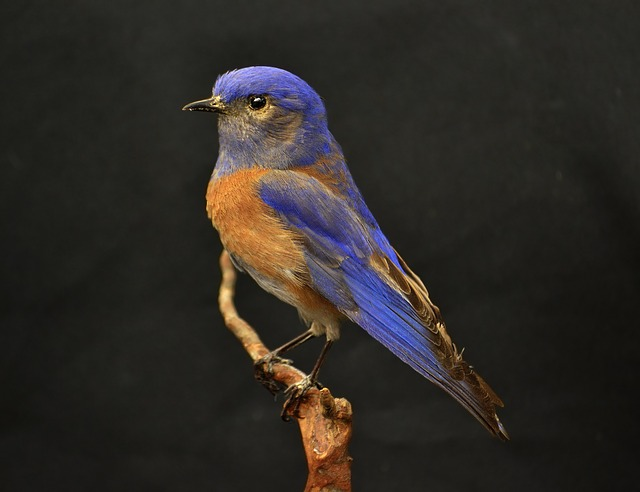
#> input picture assignment1/images/bird.jpg, 640 x 492 px
$ jupyter execute --allow-errors 03_morphological_operations.ipynb
#> lines starting #> are read from the running program, lines starting #| are printed output that depends on the picture; after the words box and inside, x2 and y2 are one past the last pixel; in counts of white or black regions, pixels touching at a corner belong together
[cell 1]
import numpy as np
import cv2
from matplotlib import pyplot as plt

### A) experiments with morph. operations

[cell 2]
I = cv2.imread("images/mask.png")
#> (the rest of this cell did not finish here and is left out)

**Question:** Based on the results, which order of erosion and dilation operations produces opening and which closing?

If I close two elements, I create one big, so at first I have to joint with dilatation and then return back with erosion

If I open two elements, I separete them, so at first I have to separete with erosion and them return back with dilation

### B) clean the bird image

[cell 3]
I = cv2.imread('images/bird.jpg')
#> I is the input picture: shape (492, 640, 3); mean B, G, R 37.6, 42.1, 46.1
I = cv2.cvtColor(I, cv2.COLOR_BGR2RGB)
gray_I = cv2.cvtColor(I,cv2.COLOR_RGB2GRAY)

#TODO through Otsu
treshold = 60
mask = np.ndarray((I.shape[0], I.shape[1], 1))
mask[:,:,0] = np.where(gray_I<treshold, 0, 1)
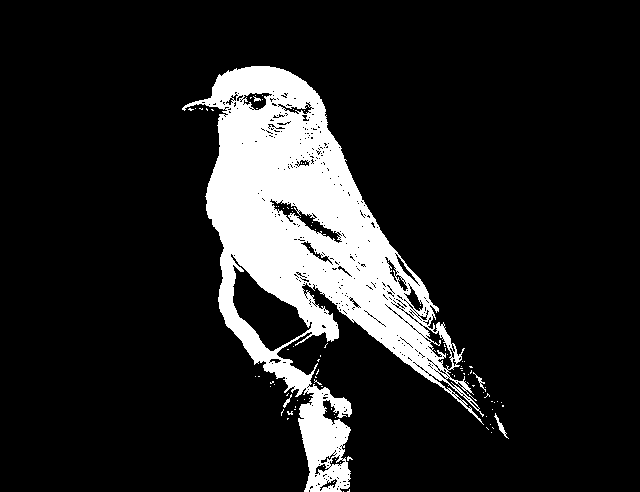
#> mask: shape (492, 640, 1) float64; values 0 (black) and 1 (white), 13.6% white; 96 white regions (91 under 20 px), largest, box (x1, y1, x2, y2) and area: (182, 66, 484, 492) 42375, (494, 413, 509, 439) 80, (473, 372, 486, 392) 48, (283, 394, 292, 408) 35, (253, 96, 261, 102) 22
if False: #Otsu is worse
    treshold, mask = cv2.threshold(gray_I, 0, 255, cv2.THRESH_BINARY + cv2.THRESH_OTSU)
    print(treshold)

# some morphologics
n = 14
kernel = cv2.getStructuringElement(cv2.MORPH_ELLIPSE, (n,n))
closing = cv2.morphologyEx(mask, cv2.MORPH_CLOSE, kernel)
#> closing: shape (492, 640) float64; values 0 (black) and 1 (white), 16% white; 1 white region, box (x1, y1, x2, y2) and area: (183, 67, 509, 492) 50394

plt.imshow(closing, cmap='gray')
plt.show()

### C) immask

[cell 4]
def immask(src, mask):
    output = cv2.bitwise_and(src, src, mask=mask)
    plt.imshow(output)
    plt.show()

### D) eagle mask

[cell 5]
I = cv2.imread('images/eagle.jpg')
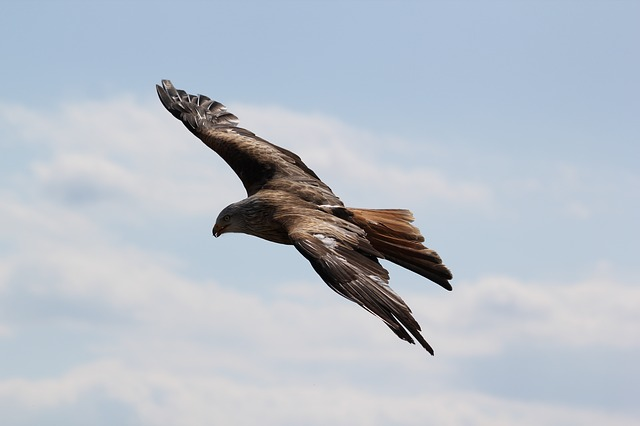
#> input picture assignment1/images/eagle.jpg, 640 x 426 px
#> I is the input picture: shape (426, 640, 3); mean B, G, R 201.2, 190.7, 182.9
I = cv2.cvtColor(I, cv2.COLOR_BGR2RGB)
gray_I = cv2.cvtColor(I,cv2.COLOR_RGB2GRAY)
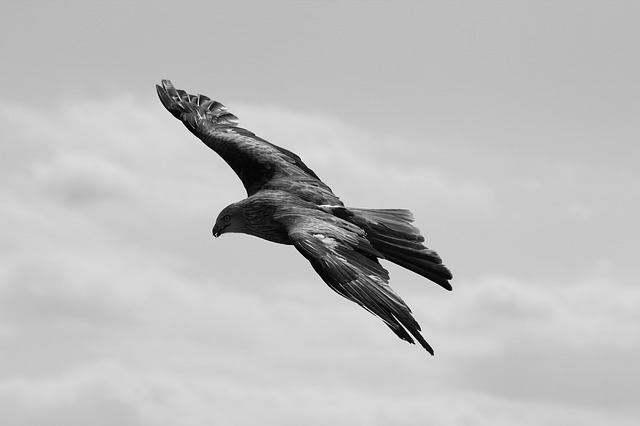
#> gray_I: shape (426, 640); min 0, max 254, mean 189.6

threshold, I_otsu = cv2.threshold(gray_I, 0, 255, cv2.THRESH_BINARY + cv2.THRESH_OTSU)
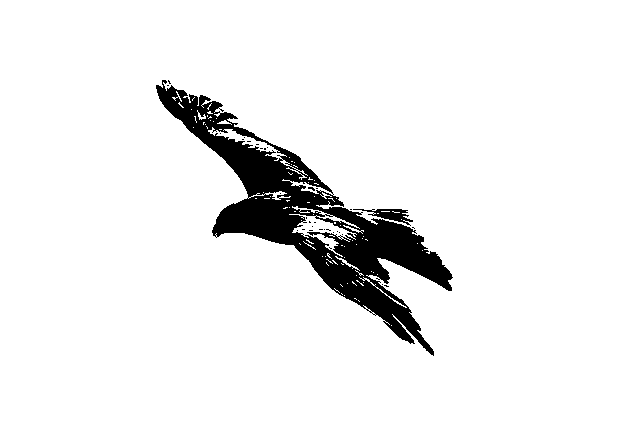
#> I_otsu: shape (426, 640); 93.1% white; 34 black regions (32 under 20 px), largest, box (x1, y1, x2, y2) and area: (156, 80, 453, 356) 18379, (353, 209, 413, 226) 370
#> threshold = 125

n = 10
kernel = cv2.getStructuringElement(cv2.MORPH_ELLIPSE, (n,n))
mask = cv2.morphologyEx(I_otsu, cv2.MORPH_OPEN, kernel)
#> mask: shape (426, 640); 91.8% white; 1 black region, box (x1, y1, x2, y2) and area: (157, 81, 453, 356) 22272
mask = cv2.bitwise_not(mask)

print(f'otsu threshold is: {threshold}')
#| otsu threshold is: 125.0
immask(I,mask)
#> in immask, `output = cv2.bitwise_and(src, src, mask=mask)`:
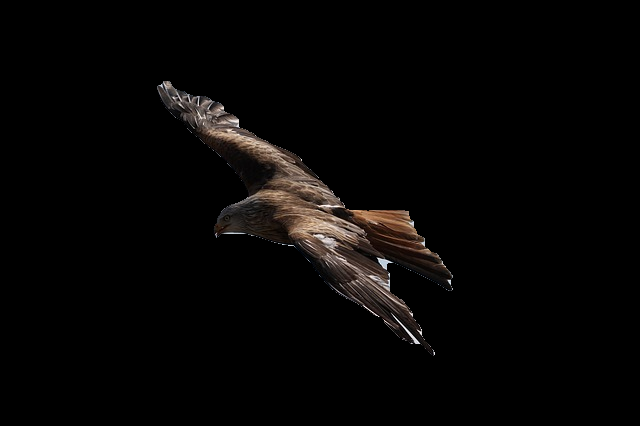
#> output: shape (426, 640, 3); mean R, G, B 6.5, 5.3, 4.7

### E) show only small coins

[cell 6]
# load picture
I = cv2.imread('images/coins.jpg')
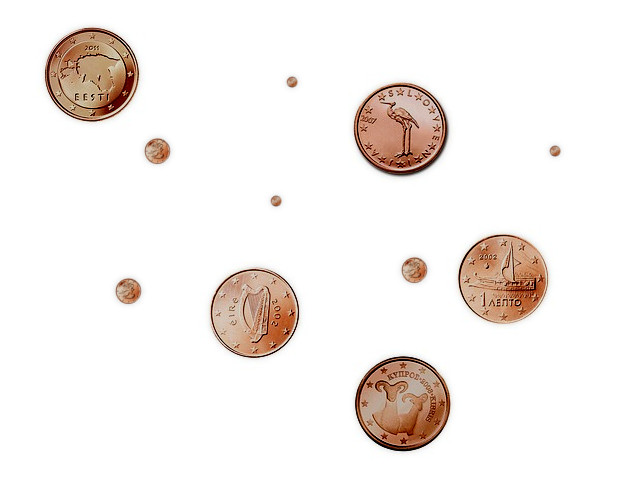
#> input picture assignment1/images/coins.jpg, 640 x 494 px
#> I is the input picture: shape (494, 640, 3); mean B, G, R 237, 240, 245.2
I = cv2.cvtColor(I, cv2.COLOR_BGR2RGB)
gray_I = cv2.cvtColor(I,cv2.COLOR_RGB2GRAY)
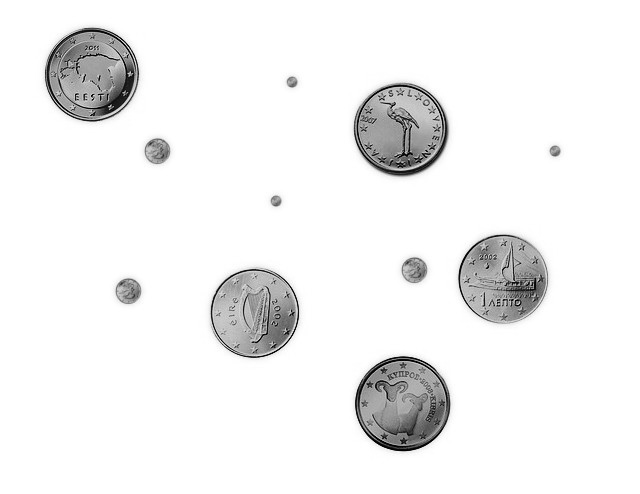
#> gray_I: shape (494, 640); min 0, max 255, mean 241.2

# create mask
threshold, I_otsu = cv2.threshold(gray_I, 0, 255, cv2.THRESH_BINARY + cv2.THRESH_OTSU)
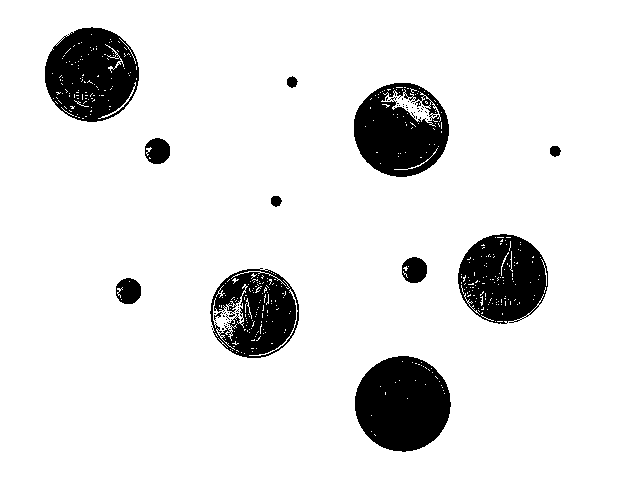
#> I_otsu: shape (494, 640); 89.7% white; 50 black regions (38 under 20 px), largest, box (x1, y1, x2, y2) and area: (355, 356, 451, 452) 7127, (45, 27, 139, 122) 6500, (354, 83, 449, 177) 6135
#> threshold = 192

# do morphologics
n = 10
kernel = cv2.getStructuringElement(cv2.MORPH_ELLIPSE, (n,n))
mask = cv2.morphologyEx(I_otsu, cv2.MORPH_OPEN, kernel)
#> mask: shape (494, 640); 88.8% white; 11 black regions, largest, box (x1, y1, x2, y2) and area: (356, 357, 452, 452) 7155, (355, 84, 450, 178) 6998, (46, 28, 140, 123) 6964
mask = cv2.bitwise_not(mask)

# separate components
num_labels, labels, stats, _ = cv2.connectedComponentsWithStats(mask, 8)
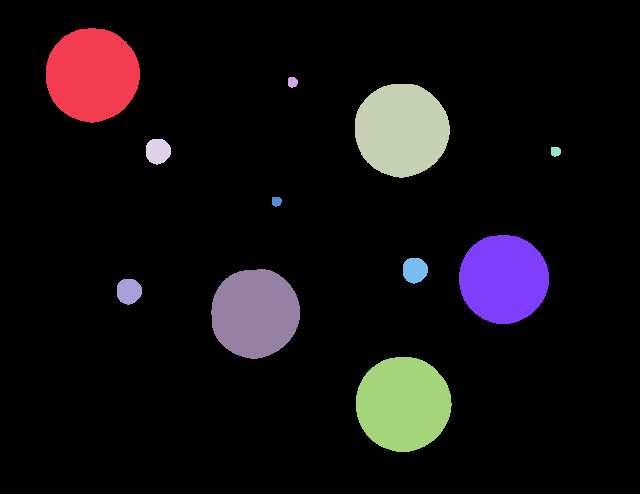
#> labels: shape (494, 640) int32; 12 distinct labels, from 0 to 11; one colour per label, 0 black
#> num_labels = 12; stats = [[0, 0, 640, 494, 280602], [46, 28, 94, 95, 6964], [288, 77, 10, 11, 90], [355, 84, 95, 94, 6998], [146, 139, 25, 26, 519], [551, 147, 10, 10, 85], [272, 197, 10, 10, 84], [459, 235, 90, 89, 6319], [403, 258, 25, 26, 518], [211, 269, 89, 90, 6305], [117, 279, 25, 26, 521], [356, 357, 96, 95, 7155]]

#select small coins labels
size_treshold = 700
small_coins = []
for label in range(1, num_labels):
    if stats[label][cv2.CC_STAT_AREA] < size_treshold:
        small_coins.append(label)
#> after the loop, small_coins = [2, 4, 5, 6, 8, 10]

#create mask
small_coins_mask = np.isin(labels, small_coins).astype(np.uint8)
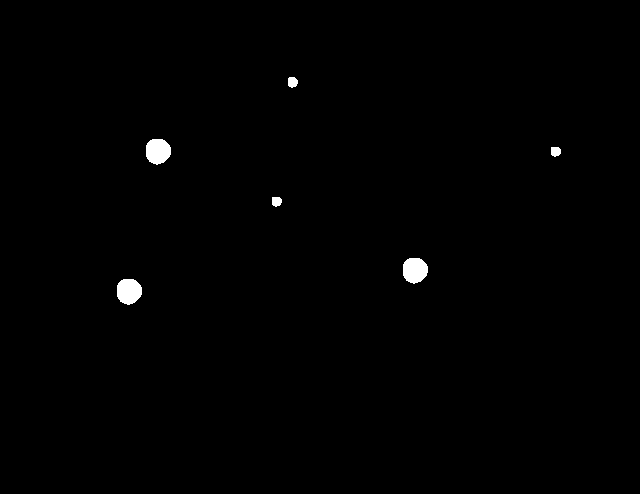
#> small_coins_mask: shape (494, 640); values 0 (black) and 1 (white), 0.57% white; 6 white regions, box (x1, y1, x2, y2) and area: (117, 279, 142, 305) 521, (146, 139, 171, 165) 519, (403, 258, 428, 284) 518, (288, 77, 298, 88) 90, (551, 147, 561, 157) 85, (272, 197, 282, 207) 84

immask(I,small_coins_mask)
